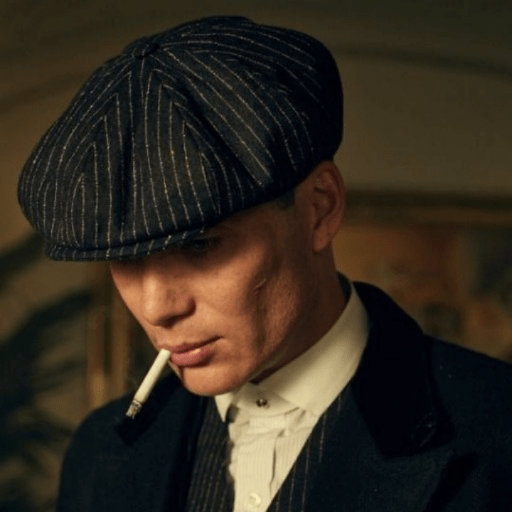
#> input picture picture.png, 512 x 512 px
$ python code2.py
#> lines starting #> are read from the running program, lines starting #| are printed output that depends on the picture; after the words box and inside, x2 and y2 are one past the last pixel; in counts of white or black regions, pixels touching at a corner belong together; pictures that were not available may be replaced by others from this repository, and a replacement may not be noted
#> call 2 of load_grayscale_image, with path = 'ivan.png'
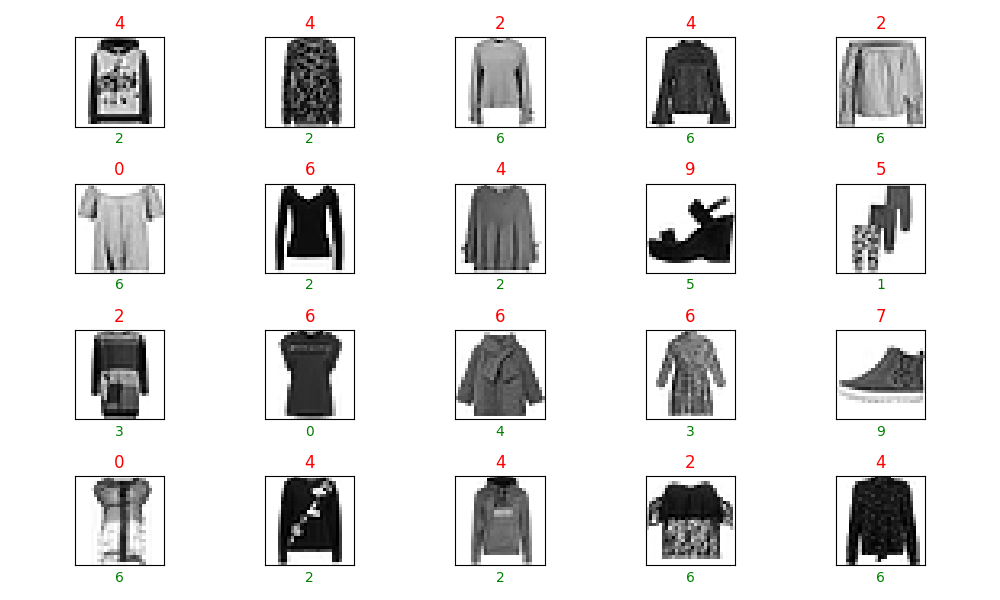
#> input picture 1.png, 1000 x 600 px, given in place of ivan.png, which was not available
from matplotlib.cbook import flatten
import numpy as np  # numerical arrays and matrix operations
from PIL import Image  # image loading and saving


#for preping images
def load_grayscale_image(path):
    img = Image.open(path).convert("L")
    return np.array(img)

def save_grayscale_image(arr, path):
    img = Image.fromarray(arr.astype(np.uint8))
    img.save(path)


# =========================
#  A. Host Image Partition
# =========================

# (1) and (2)
def partition_host_image(host_img):
    N = host_img.shape[0]
#> N = 512
    half = N // 2
#> half = 256

    ftl = host_img[0:half,     0:half]   # top-left
    ftr = host_img[0:half,     half:N]   # top-right
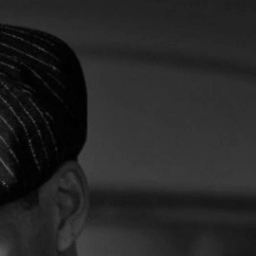
#> ftr: shape (256, 256); min 1, max 91, mean 37.3
    fbl = host_img[half:N,     0:half]   # bottom-left
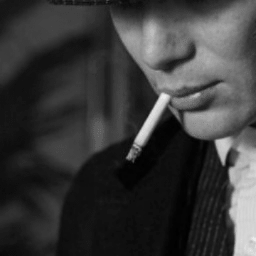
#> fbl: shape (256, 256); min 1, max 234, mean 57.2
    fbr = host_img[half:N,     half:N]   # bottom-right

    return ftl, ftr, fbl, fbr


#=========================
#B. Watermark Embedding in D Matrix
#=========================

# (3) + (4)
# we are doing SVD on blocks of ftl and collecting Dlarge


def svd_blocks_and_collect_Dlarge(ftl, block_size, wm_shape):
    H = ftl.shape[0] #number of rows
    blocks_per_dim = H // block_size
    num_blocks = blocks_per_dim * blocks_per_dim #total number of blocks

    # Lists to store U, S, Vt from SVD for each block
    U_list = []
    S_list = []
    Vt_list = []
    Dlarge_flat = np.zeros(num_blocks, dtype=float) #array to store largest singular values

    idx = 0
    for by in range(blocks_per_dim): #loop over block rows
        for bx in range(blocks_per_dim): #loop over block columns
            y0 = by * block_size
            x0 = bx * block_size
            block = ftl[y0:y0+block_size, x0:x0+block_size].astype(float)

            U, S, Vt = np.linalg.svd(block, full_matrices=False)

            U_list.append(U)
            S_list.append(S)
            Vt_list.append(Vt)

            Dlarge_flat[idx] = S[0] #S is sorted in descending order, so it's the first element
            idx += 1

    Dlarge = Dlarge_flat.reshape(wm_shape)  #reshape to match watermark shape
    return U_list, S_list, Vt_list, Dlarge

# (5) + (6)

def modify_Dlarge_with_watermark(Dlarge, wm_bits, T):
    dmin = Dlarge.min()
    dmax = Dlarge.max()

    Dlarge_flat = Dlarge.flatten() #convert to 1D for easier processing
    wm_flat = wm_bits.flatten()
    modified_flat = np.zeros_like(Dlarge_flat, dtype=float)

    num_bins = int(np.ceil((dmax - dmin) / T))


# flatten + single loop --> faster
    for i, d in enumerate(Dlarge_flat):
        bit = wm_flat[i]

        # Determine bin index
        bin_idx = int((d - dmin) // T)

        # check bounds
        if bin_idx < 0:
            bin_idx = 0
        if bin_idx >= num_bins:
            bin_idx = num_bins - 1

        # Calculate bin boundaries
        d_low = dmin + bin_idx * T
        d_high = d_low + T
        mid = 0.5 * (d_low + d_high)

        if bit == 1:
            # Put in lower half center (Range1)
            new_d = 0.5 * (d_low + mid)
        else:
            # Put in upper half center (Range2)
            new_d = 0.5 * (mid + d_high)

        modified_flat[i] = new_d

    return modified_flat.reshape(Dlarge.shape)


def embed_watermark_in_ftl(ftl, wm, block_size=8, T=5.0):
    wm_bits = (wm // 255).astype(np.uint8)

    U_list, S_list, Vt_list, Dlarge = svd_blocks_and_collect_Dlarge(
        ftl, block_size, wm_bits.shape
    )
    Dlarge_modified = modify_Dlarge_with_watermark(Dlarge, wm_bits, T)

    ftl_w = reconstruct_ftl_from_svd(
        U_list, S_list, Vt_list, Dlarge_modified, block_size, ftl.shape
    )
    return ftl_w

def combine_subimages(ftl_w, ftr, fbl, fbr_w):
    half = ftl_w.shape[0]
    N = half * 2
    result = np.zeros((N, N), dtype=np.uint8)

    result[0:half,     0:half]   = ftl_w
    result[0:half,     half:N]   = ftr
    result[half:N,     0:half]   = fbl
    result[half:N,     half:N]   = fbr_w

    return result

# (7)

def reconstruct_ftl_from_svd(U_list, S_list, Vt_list, Dlarge_modified, block_size, ftl_shape):

    H = ftl_shape[0]
    blocks_per_dim = H // block_size

    ftl_w = np.zeros((H, H), dtype=float)
    D_flat = Dlarge_modified.flatten()

    idx = 0
    for by in range(blocks_per_dim):
        for bx in range(blocks_per_dim):
            U = U_list[idx]
            S = S_list[idx].copy()
            Vt = Vt_list[idx]

            S[0] = D_flat[idx]

            block_rec = U @ np.diag(S) @ Vt

            y0 = by * block_size
            x0 = bx * block_size
            ftl_w[y0:y0+block_size, x0:x0+block_size] = block_rec

            idx += 1

    ftl_w = np.clip(ftl_w, 0, 255).astype(np.uint8)
    return ftl_w


# =========================
#  Permutation functions
# =========================

def _rng_from_key(key):
    seed = abs(hash(key)) % (2**32)
    return np.random.default_rng(seed)

def permute_watermark(wm_img, key):
    flat = wm_img.flatten()
    num_pixels = flat.size

    rng = _rng_from_key(key)
    perm_indices = np.arange(num_pixels)
    rng.shuffle(perm_indices)

    perm_flat = flat[perm_indices]
    return perm_flat.reshape(wm_img.shape)


def depermute_watermark(wm_perm, key):
    flat = wm_perm.flatten()
    num_pixels = flat.size

    rng = _rng_from_key(key)
    perm_indices = np.arange(num_pixels)
    rng.shuffle(perm_indices)

    inv_perm = np.zeros_like(perm_indices)
    inv_perm[perm_indices] = np.arange(num_pixels)

    original_flat = flat[inv_perm]
    return original_flat.reshape(wm_perm.shape)


# (8) + (9)
def embed_watermark_in_fbr_U(fbr, wm, block_size=8, alpha=0.1):
    H = fbr.shape[0]

    wm_bits = (wm // 255).astype(np.uint8)
    wm_flat = wm_bits.flatten()
    num_bits = wm_flat.size

    blocks_per_dim = H // block_size

    fbr_w = np.zeros_like(fbr, dtype=float)

    bit_idx = 0
    for by in range(blocks_per_dim):
        for bx in range(blocks_per_dim):
            y0 = by * block_size
            x0 = bx * block_size

            block = fbr[y0:y0+block_size, x0:x0+block_size].astype(float)

            U, S, Vt = np.linalg.svd(block, full_matrices=False)

            if bit_idx < num_bits:
                bit = wm_flat[bit_idx]
                bit_idx += 1


                # [13 lines of commented-out code are left out]
                u11 = U[0, 0]
                u21 = U[1, 0]

                diff = abs(u11) - abs(u21)

                if bit == 1 and diff > alpha or bit == 0 and diff < alpha:
                    U[1,0] = -abs(abs(u21) - (alpha - diff)/2)
                    U[0,0] = -abs(abs(u11) + (alpha - diff)/2)
                else:
                    U[1,0] = -abs(abs(u21) - (alpha + diff)/2)
                    U[0,0] = -abs(abs(u11) + (alpha + diff)/2)


            block_w = U @ np.diag(S) @ Vt
            fbr_w[y0:y0+block_size, x0:x0+block_size] = block_w

    fbr_w = np.clip(fbr_w, 0, 255).astype(np.uint8)
    return fbr_w


# =========================
#  Extraction from D (ftlw)
# =========================


def svd_blocks_and_collect_D_from_ftlw(ftlw, block_size):
    H = ftlw.shape[0]
    blocks_per_dim = H // block_size
    num_blocks = blocks_per_dim * blocks_per_dim

    Dlarge_flat = np.zeros(num_blocks, dtype=float)

    idx = 0
    for by in range(blocks_per_dim):
        for bx in range(blocks_per_dim):
            y0 = by * block_size
            x0 = bx * block_size
            block = ftlw[y0:y0+block_size, x0:x0+block_size].astype(float)

            _, S, _ = np.linalg.svd(block, full_matrices=False)
            Dlarge_flat[idx] = S[0]
            idx += 1

    Dlarge = Dlarge_flat.reshape((blocks_per_dim, blocks_per_dim))
    return Dlarge


def extract_bits_from_Dlarge(Dlarge, T):

    dmin = Dlarge.min()
    dmax = Dlarge.max()

    D_flat = Dlarge.flatten()
    bits_flat = np.zeros_like(D_flat, dtype=np.uint8)

    num_bins = int(np.ceil((dmax - dmin) / T))

    for i, d in enumerate(D_flat):
        bin_idx = int((d - dmin) // T)
        if bin_idx < 0:
            bin_idx = 0
        if bin_idx >= num_bins:
            bin_idx = num_bins - 1

        d_low = dmin + bin_idx * T
        d_high = d_low + T
        mid = 0.5 * (d_low + d_high)

        bits_flat[i] = 1 if d < mid else 0

    wm_bits = bits_flat.reshape(Dlarge.shape)
    return wm_bits


def extract_watermark_from_ftlw(ftlw, block_size=8, T=5.0):
    Dlarge = svd_blocks_and_collect_D_from_ftlw(ftlw, block_size)
    wm_bits = extract_bits_from_Dlarge(Dlarge, T)
    wm_img = (wm_bits * 255).astype(np.uint8)
    return wm_bits, wm_img


# =========================
#  Extraction from U (fbrw)
# =========================

def extract_bits_from_fbrw_U(fbrw, block_size=8):
    H = fbrw.shape[0]
    blocks_per_dim = H // block_size
    num_blocks = blocks_per_dim * blocks_per_dim

    bits_flat = np.zeros(num_blocks, dtype=np.uint8)

    idx = 0
    for by in range(blocks_per_dim):
        for bx in range(blocks_per_dim):
            y0 = by * block_size
            x0 = bx * block_size

            block = fbrw[y0:y0+block_size, x0:x0+block_size].astype(float)

            U, _, _ = np.linalg.svd(block, full_matrices=False)

            u11 = U[0, 0]
            u21 = U[1, 0]

            #bits_flat[idx] = 1 if u21 > u11 else 0
            #trebalo bi biti obrnuto
            bits_flat[idx] = 1 if abs(u21) < abs(u11) else 0
            idx += 1

    wm_bits = bits_flat.reshape((blocks_per_dim, blocks_per_dim))
    wm_img = (wm_bits * 255).astype(np.uint8)
    return wm_bits, wm_img


# =========================
#  METRIKE
# =========================

# [25 lines left out: functions mse, psnr, ber, normalized_correlation, not called in this run]


# =========================
#  ATTACKS (JPEG, noise, blur, resize)
# =========================

from io import BytesIO
from PIL import ImageFilter

# [25 lines left out: functions attack_jpeg, attack_gaussian_noise, attack_blur, attack_resize, not called in this run]


# =========================
#  MAIN: embedding + extraction demo
# =========================

if __name__ == "__main__":
    # ---- INPUT FILES ----
    host_path = "picture.png"
    wm_path   = "ivan.png"
    secret_key = "my_secret_key_123"  # used for permutation

    # ---- PARAMETERS ----
    block_size = 8
    T = 5.0
    alpha = 0.1

    # ---- LOAD IMAGES ----
    host = load_grayscale_image(host_path)
    wm_original = load_grayscale_image(wm_path)

    # ---- PARTITION HOST ----
    ftl, ftr, fbl, fbr = partition_host_image(host)

    # ---- RESIZE WATERMARK TO MATCH BLOCK CAPACITY ----
    H_ftl = ftl.shape[0]
#> H_ftl = 256
    blocks_per_dim = H_ftl // block_size
#> blocks_per_dim = 32

    # watermark size = blocks_per_dim x blocks_per_dim
    # Use NEAREST so black/white stays 0/255 (no gray levels introduced)
    wm_resized_img = Image.fromarray(wm_original.astype(np.uint8)).resize(
        (blocks_per_dim, blocks_per_dim),
        Image.NEAREST
    )
    wm_resized = np.array(wm_resized_img)

    # ---- PERMUTE WATERMARK (scrambling with secret key) ----
    wm_perm = permute_watermark(wm_resized, secret_key)
#> in permute_watermark, `flat = wm_img.flatten()`: flat = 1024 values, max 255 at index 0, min 0 at index 72, mean 223.5
#> in permute_watermark, `perm_flat = flat[perm_indices]`: perm_flat = 1024 values, max 255 at index 1, min 0 at index 83, mean 223.5

    # ---- EMBEDDING ----
    ftl_w = embed_watermark_in_ftl(ftl, wm_perm, block_size, T=T)
#> in embed_watermark_in_ftl, `wm_bits = (wm // 255).astype(np.uint8)`:
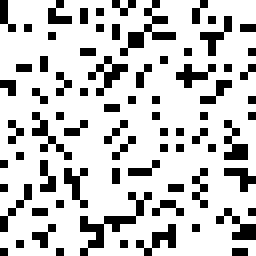
#> wm_bits: shape (32, 32) (shown 8 times larger); values 0 (black) and 1 (white), 77.8% white; black in thin lines or dots
#> after the loop in svd_blocks_and_collect_Dlarge, `for by in range(blocks_per_dim):`: Dlarge_flat = 1024 values, max 657.1 at index 1023, min 27.2 at index 890, mean 280.9; S_list = 1024 items; idx = 1024
#> in svd_blocks_and_collect_Dlarge, `Dlarge = Dlarge_flat.reshape(wm_shape)`:
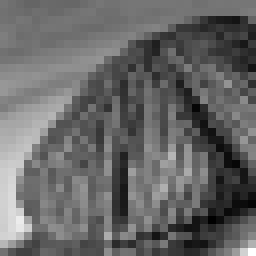
#> Dlarge: shape (32, 32) float64 (shown 8 times larger); min 27.2, max 657.1, mean 280.9; drawn with min black and max white
#> in embed_watermark_in_ftl, `U_list, S_list, Vt_list, Dlarge = svd_blocks_and_collect_Dlarge( ftl, ..`: U_list = 1024 items
#> in modify_Dlarge_with_watermark, `dmin = Dlarge.min()`: dmin = 27.2
#> in modify_Dlarge_with_watermark, `dmax = Dlarge.max()`: dmax = 657.1
#> in modify_Dlarge_with_watermark, `wm_flat = wm_bits.flatten()`: wm_flat = 1024 values, max 1 at index 1, min 0 at index 0, mean 0.778
#> in modify_Dlarge_with_watermark, `num_bins = int(np.ceil((dmax - dmin) / T))`: num_bins = 126
#> the loop in modify_Dlarge_with_watermark, `for i, d in enumerate(Dlarge_flat):` made 1024 passes
#> (d, bit, d_low, d_high, mid, new_d) on passes 1 to 12: (315.1, 0, 312.2, 317.2, 314.7, 316), (302.8, 1, 302.2, 307.2, 304.7, 303.5), (291.3, 1, 287.2, 292.2, 289.7, 288.5), (278.7, 1, 277.2, 282.2, 279.7, 278.5), (278.4, 1, 277.2, 282.2, 279.7, 278.5), (289.9, 1, 287.2, 292.2, 289.7, 288.5), (286.8, 1, 282.2, 287.2, 284.7, 283.5), (284.8, 0, 282.2, 287.2, 284.7, 286), (282.3, 1, 282.2, 287.2, 284.7, 283.5), (282.1, 1, 277.2, 282.2, 279.7, 278.5), (295.5, 1, 292.2, 297.2, 294.7, 293.5), (306.8, 1, 302.2, 307.2, 304.7, 303.5)
#> (bit, d_low, d_high, mid, new_d) on passes 61 to 66: (1, 312.2, 317.2, 314.7, 313.5), (1, 307.2, 312.2, 309.7, 308.5), (1, 327.2, 332.2, 329.7, 328.5), (1, 332.2, 337.2, 334.7, 333.5), (0, 307.2, 312.2, 309.7, 311), (1, 302.2, 307.2, 304.7, 303.5)
#> after the loop in modify_Dlarge_with_watermark, `for i, d in enumerate(Dlarge_flat):`: modified_flat = 1024 values, max 653.5 at index 1023, min 28.45 at index 890, mean 280.2
#> in reconstruct_ftl_from_svd, `D_flat = Dlarge_modified.flatten()`: D_flat has the same summary as modified_flat in modify_Dlarge_with_watermark
#> after the loop in reconstruct_ftl_from_svd, `for by in range(blocks_per_dim):`: idx = 1024
    fbr_w = embed_watermark_in_fbr_U(fbr, wm_perm, block_size, alpha=alpha)

    watermarked_host = combine_subimages(ftl_w, ftr, fbl, fbr_w)
#> in combine_subimages, `result[half:N,     0:half]   = fbl`:
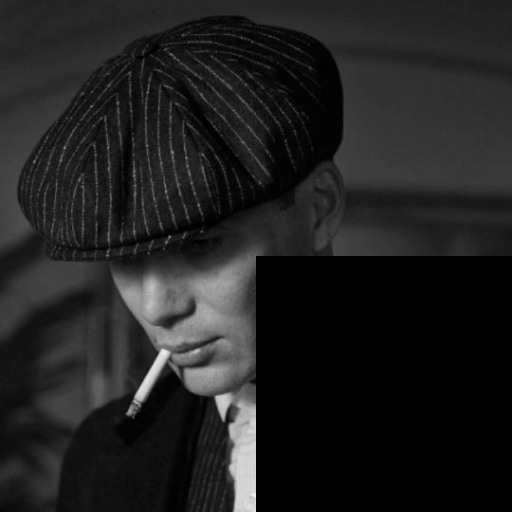
#> result: shape (512, 512); min 0, max 234, mean 31.9
    save_grayscale_image(watermarked_host, "host_watermarked.png")

    # ---- EXTRACTION FROM WATERMARKED IMAGE ----
    F = load_grayscale_image("host_watermarked.png")
    ftlw_ex, ftr_w_ex, fbl_w_ex, fbrw_ex = partition_host_image(F)

    # ====== EXTRACTION FROM D (top-left) ======
    wm_bits_D, wm_img_D_perm = extract_watermark_from_ftlw(ftlw_ex, block_size, T=T)
#> after the loop in svd_blocks_and_collect_D_from_ftlw, `for by in range(blocks_per_dim):`: Dlarge_flat = 1024 values, max 649.1 at index 1023, min 27.2 at index 890, mean 276; idx = 1024
#> in extract_bits_from_Dlarge, `dmin = Dlarge.min()`: dmin = 27.2
#> in extract_bits_from_Dlarge, `dmax = Dlarge.max()`: dmax = 649.1
#> in extract_bits_from_Dlarge, `D_flat = Dlarge.flatten()`: D_flat has the same summary as Dlarge_flat in svd_blocks_and_collect_D_from_ftlw
#> in extract_bits_from_Dlarge, `num_bins = int(np.ceil((dmax - dmin) / T))`: num_bins = 125
#> the loop in extract_bits_from_Dlarge, `for i, d in enumerate(D_flat):` made 1024 passes
#> d on passes 15 to 17: 309.4, 317.8, 320
#> in extract_bits_from_Dlarge, `wm_bits = bits_flat.reshape(Dlarge.shape)`: wm_bits: shape (32, 32); values 0 (black) and 1 (white), 70% white; black in thin lines or dots
#> in extract_watermark_from_ftlw, `wm_img = (wm_bits * 255).astype(np.uint8)`: wm_img: shape (32, 32); 70% white; black in thin lines or dots

    # de-permute to restore original watermark order
    wm_img_D_deperm = depermute_watermark(wm_bits_D, secret_key)
    wm_img_D_deperm = (wm_img_D_deperm * 255).astype(np.uint8)
#> wm_img_D_deperm: shape (32, 32); 70% white; black in thin lines or dots

    save_grayscale_image(wm_img_D_perm,   "extracted_from_D_perm.png")  # scrambled
    save_grayscale_image(wm_img_D_deperm, "extracted_from_D.png")       # descrambled

    # ====== EXTRACTION FROM U (bottom-right) ======
    wm_bits_U, wm_img_U_perm = extract_bits_from_fbrw_U(fbrw_ex, block_size)
#> in extract_bits_from_fbrw_U, `wm_bits = bits_flat.reshape((blocks_per_dim, blocks_per_dim))`: wm_bits: shape (32, 32); values 0 (black) and 1 (white), 98% white; black in thin lines or dots, all inside (x1, y1, x2, y2) = (4, 11, 30, 31)

    wm_img_U_deperm = depermute_watermark(wm_bits_U, secret_key)
#> call 2 of depermute_watermark, with key = 'my_secret_key_123'
#> in depermute_watermark (call 2), `return original_flat.reshape(wm_perm.shape)`:
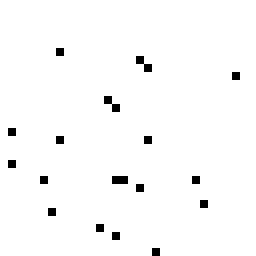
#> returned value: shape (32, 32) (shown 8 times larger); values 0 (black) and 1 (white), 98% white; black in thin lines or dots, all inside (x1, y1, x2, y2) = (1, 6, 30, 32)
    wm_img_U_deperm = (wm_img_U_deperm * 255).astype(np.uint8)

    save_grayscale_image(wm_img_U_perm,   "extracted_from_U_perm.png")  # scrambled
    save_grayscale_image(wm_img_U_deperm, "extracted_from_U.png")       # descrambled
